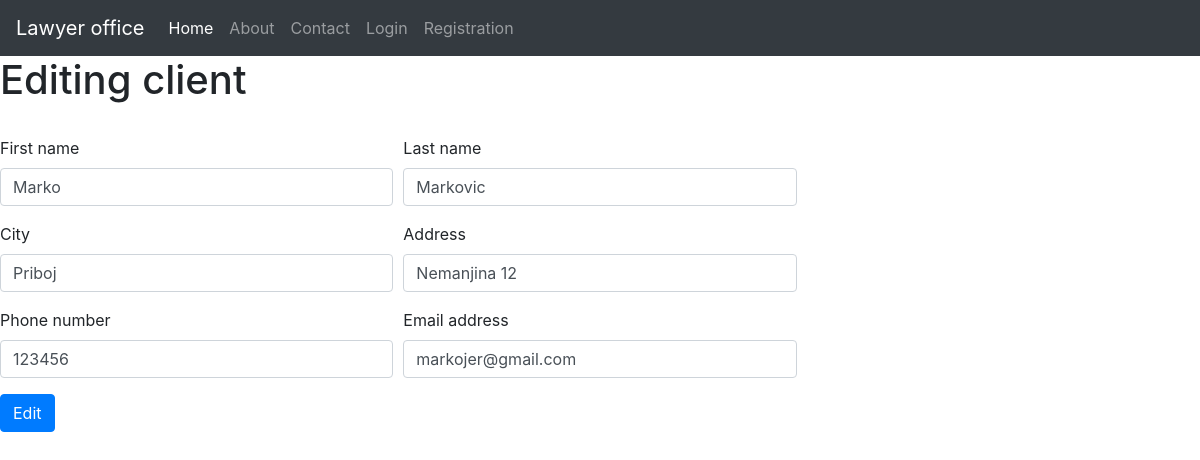
Page /edit/1 on the earlier database version.
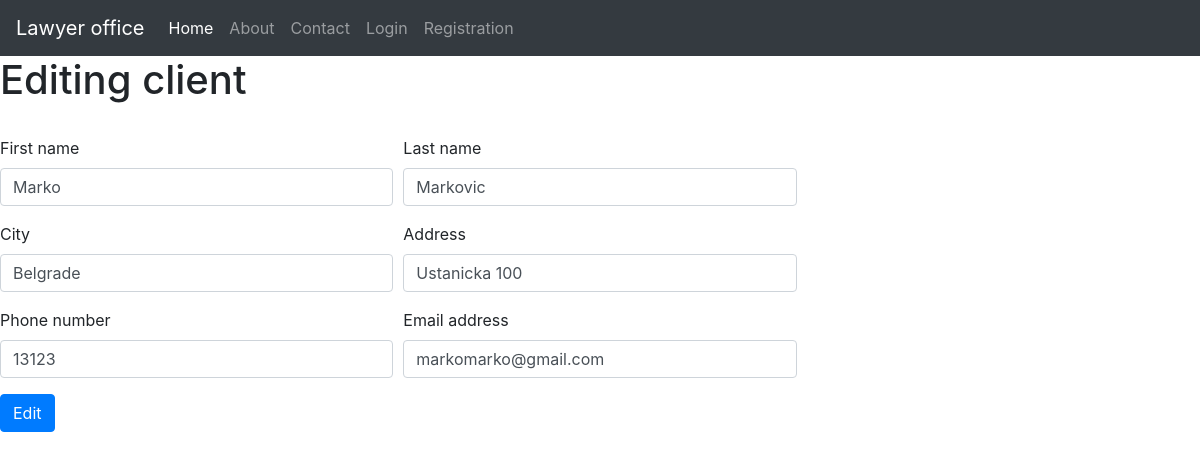
Same page on the later database version.
### blog/models.py (models this page shows)
class Client(db.Model):
    id = db.Column(db.Integer, primary_key=True)
    first_name = db.Column(db.String(250), nullable=False)
    last_name = db.Column(db.String(250), nullable=False)
    city = db.Column(db.String(50), nullable=False)
    address = db.Column(db.String(50), nullable=False)
    phone = db.Column(db.String(50), nullable=False)
    mail = db.Column(db.String(50))
    user_id = db.Column(db.Integer, db.ForeignKey('user.id'), nullable=False)
    judgment = db.relationship('Judgment', secondary=Judgments, backref='judgment', lazy="dynamic")

### client/routes.py (the view)
@client.route("/edit/<int:client_id>", methods=['GET', 'POST'])
def edit(client_id):
    client = Client.query.get_or_404(client_id)
    form = AddClient()
    if form.validate_on_submit():
        client.first_name = form.f_name.data
        client.last_name = form.l_name.data
        client.city = form.city.data
        client.address = form.address.data
        client.phone = form.phone.data
        client.mail = form.mail.data
        print(form.address.data)
        db.session.commit()
        return redirect(url_for('client.all_client'))
    elif request.method == 'GET':
        form.f_name.data = client.first_name
        form.l_name.data = client.last_name
        form.city.data = client.city
        form.address.data = client.address
        form.phone.data = client.phone
        form.mail.data = client.mail
    return render_template("edit.html", form=form, title="Edit client", client=client)

### client/forms.py
class AddClient(FlaskForm):
    f_name = StringField("First name", validators=[DataRequired()])
    l_name = StringField("Last name", validators=[DataRequired()])
    city = StringField("City", validators=[DataRequired()])
    address = StringField("Address", validators=[DataRequired()])
    phone = StringField("Phone number", validators=[DataRequired()])
    mail = StringField("Email", validators=[DataRequired(), Email()])
    submit = SubmitField("Add client")

### blog/templates/edit.html (shortened to what this page needs)
{% extends 'base.html' %}
{% block content %}
<h1>Editing client</h1>
<br>
<form action="" method="POST">
    <div class="form-row">
        <div class="form-group col-md-4">
            <label for="inputFName">First name</label>
            <input type="fname" class="form-control" id="inputFName" name="f_name" value="{{client.first_name}}">
        </div>
        <div class="form-group col-md-4">
            <label for="inputLName">Last name</label>
            <input type="lname" class="form-control" id="inputLName" name="l_name" value="{{client.last_name}}">
        </div>
    </div>
    <div class="form-row">
        <div class="form-group col-md-4">
            <label for="inputCity">City</label>
            <input type="city" class="form-control" id="inputCity" name="city" value="{{client.city}}">
        </div>
        <div class="form-group col-md-4">
            <label for="inputAddress">Address</label>
            <input type="address" class="form-control" id="inputAddress" name="address"  value="{{client.address}}">
        </div>
    </div>
    <div class="form-row">
        <div class="form-group col-md-4">
            <label for="inputPhone">Phone number</label>
            <input type="number" class="form-control" id="inputPhone" name="phone" value="{{client.phone}}">
        </div>
        <div class="form-group col-md-4">
            <label for="inputMail">Email address</label>
            <input type="eaddress" class="form-control" id="inputMail" name="mail" value="{{client.mail}}">
        </div>
    </div>
    <button type="submit" class="btn btn-primary">Edit</button>
</form>
{% endblock %}

### blog/templates/base.html (shortened to what this page needs)
<!DOCTYPE html>
<html lang="en">
<head>
    <link rel="stylesheet" href="https://maxcdn.bootstrapcdn.com/bootstrap/4.0.0/css/bootstrap.min.css"
>
</head>
<body>
<nav class="navbar navbar-expand-lg  navbar-dark bg-dark">
    <a class="navbar-brand" href="{{url_for('main.home')}}">Lawyer office</a>
    <div class="collapse navbar-collapse" id="navbarNav">
        <ul class="navbar-nav">
            <li class="nav-item active">
                <a class="nav-link" href="{{url_for('main.home')}}">Home <span class="sr-only">(current)</span></a>
            </li>
            <li class="nav-item">
                <a class="nav-link" href="{{url_for('main.about')}}">About</a>
            </li>
            <li class="nav-item">
                <a class="nav-link" href="{{url_for('main.contact')}}">Contact</a>
            </li>
            {% if current_user.is_authenticated%}
            <li class="nav-item dropdown">
                <a class="nav-link dropdown-toggle" href="#" id="navbarDropdownMenuLink" data-toggle="dropdown"
                   aria-haspopup="true" aria-expanded="false">
                    Clients
                </a>
                <div class="dropdown-menu" aria-labelledby="navbarDropdownMenuLink">
                    <a class="dropdown-item" href="{{ url_for('client.add_client') }}">Add client</a>
                    <a class="dropdown-item" href="{{ url_for('client.all_client') }}">View my client</a>
                </div>
            </li>
            </li>
            <li class="nav-item">
                <a class="nav-link" href="{{url_for('users.logout')}}">Logout</a>
            </li>
            {% else %}
            <li class="nav-item ml-auto">
                <a class="nav-link" href="{{url_for('users.login')}}">Login</a>
            </li>
            <li class="nav-item">
                <a class="nav-link" href="{{url_for('users.registration')}}">Registration</a>
            </li>
            {%endif%}
        </ul>
    </div>
</nav>
{% block content %}
{% endblock %}
</body>
</html>

Differences in the rows shown:
changed Client "Marko": city "Priboj" → "Belgrade"; address "Nemanjina 12" → "Ustanicka 100"; phone "123456" → "13123"; mail "markojer@gmail.com" → "markomarko@gmail.com"
